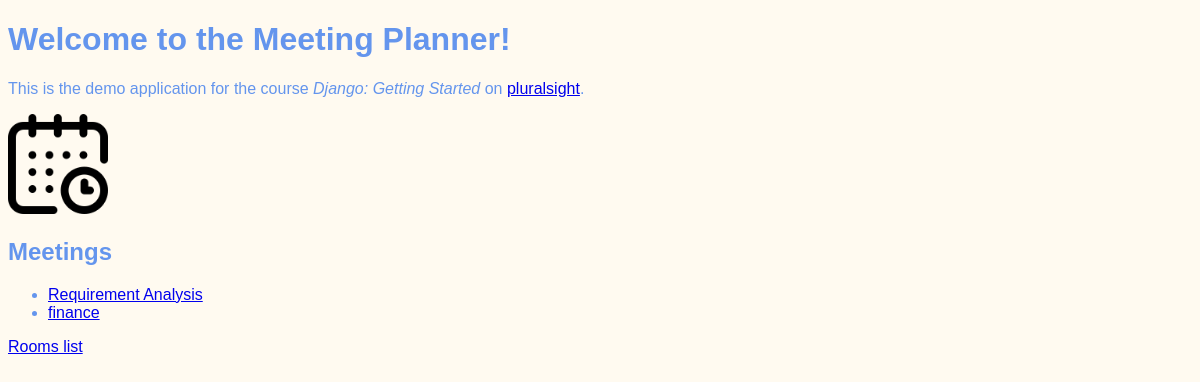
Before: / with the older database file.
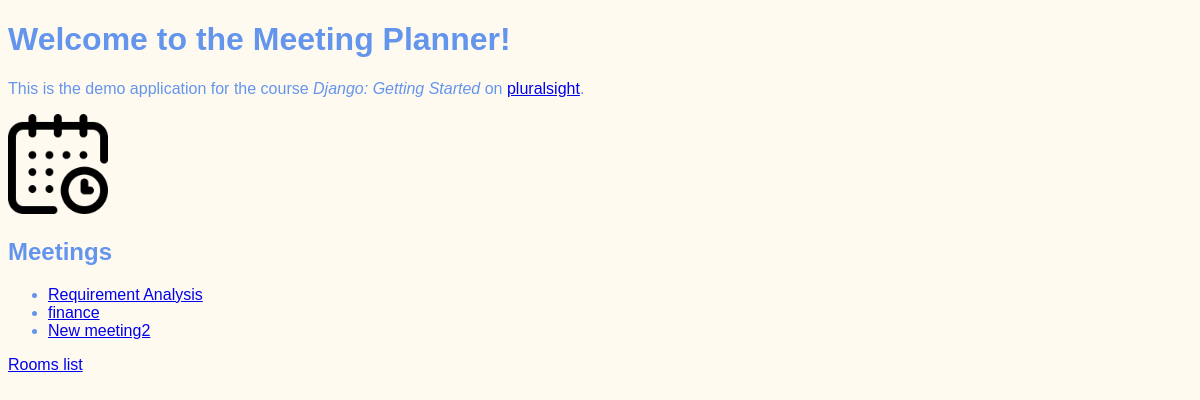
After: the same page with the newer database file.
### meetings/models.py (models this page shows, shortened)
class Meeting(models.Model):
    title = models.CharField(max_length=299)
    date = models.DateField()
    start_time = models.TimeField(default=time(9))
    duration = models.IntegerField(default=1)
    room = models.ForeignKey(Room, on_delete=models.CASCADE)

### website/views.py (the view)
# urls.py: path('',welcome, name="welcome"),
def welcome(request):
    return render(request, "website/welcome.html",
                  {"meetings":Meeting.objects.all()})

### website/templates/website/welcome.html (shortened to what this page needs)
{% extends "base.html" %}
{% load static %}
{% block content %}
    <h1> Welcome to the Meeting Planner!</h1>
    <p>
        This is the demo application for the course
        <em>Django: Getting Started</em>
        on <a href="https://www.pluralsight.com">
        pluralsight</a>.
    </p>
    <img src="{% static 'website/calendar.png' %}" width="100px">
    <h2>Meetings</h2>
    <ul>
        {% for meeting in meetings %}
        <li>
            <a href="{% url 'detail' meeting.id %}">
                {{ meeting.title }}
            </a>
        </li>
        {% endfor %}
    </ul>
    <a href="{% url 'rooms' %}">Rooms list</a>
{% endblock %}

### website/templates/base.html (shortened to what this page needs)
{% load static %}
<!DOCTYPE html>
<html lang="en">
<head>
    <link rel="stylesheet" href="{% static 'website/style.css' %}">
</head>
<body>
    {% block content %}
    {% endblock %}
</body>
</html>

### website/static/website/style.css (style rules this page uses)
body { font-family: sans-serif; color: cornflowerblue; background-color: floralwhite; }

Changed rows visible on the page:
added Meeting: title "New meeting2"
